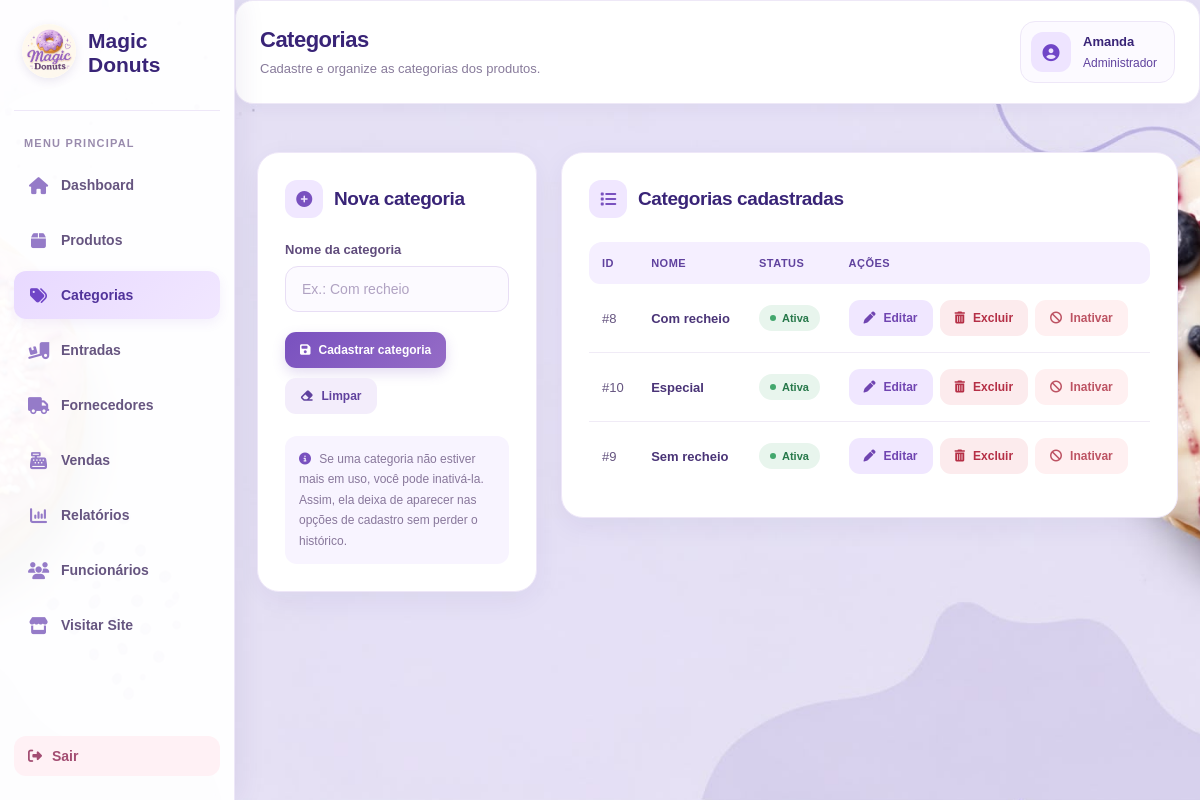
The page /index.php?controller=categoria&action=index (signed in) on the database as committed earlier.
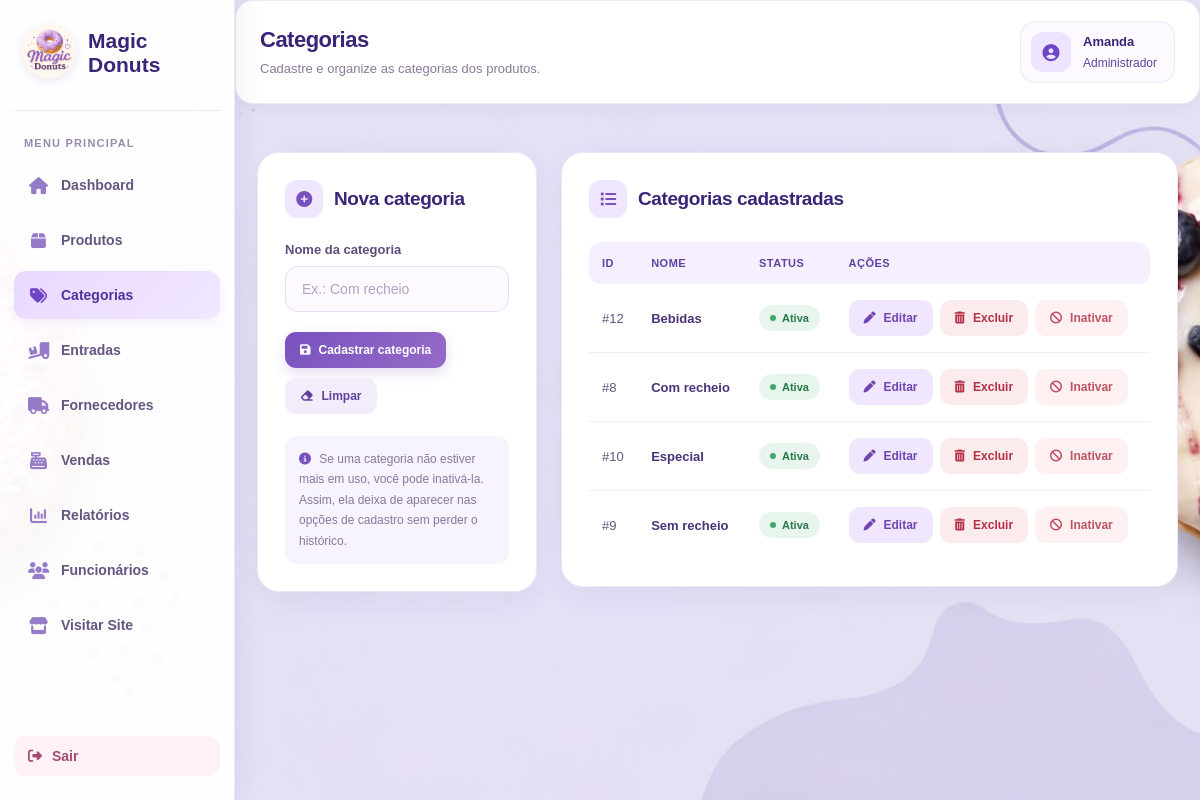
The same page on the database as committed later.
### tables this page shows
CREATE TABLE `categoria` (
  `id` int(11) NOT NULL,
  `nome` varchar(100) NOT NULL,
  `ativo` tinyint(1) NOT NULL DEFAULT 1
);

### controllers/CategoriaController.php (called while the page is built, shortened)
<?php
require_once __DIR__ . '/../models/Categoria.php';
class CategoriaController
{
    public function index(): void
    {
        $categoriaModel = new Categoria();
        $categorias = $categoriaModel->listarTodas();
        $paginaAtual = 'categoria';
        $tituloPagina = 'Categorias';
        require __DIR__ . '/../views/categorias.php';
    }
}

### index.php (called while the page is built, shortened)
<?php
require_once __DIR__ . '/config/db.php';
$controller = $_GET['controller'] ?? 'auth';
$action = $_GET['action'] ?? 'form';
switch ($controller) {
    case 'categoria':
         require_once __DIR__ . '/controllers/CategoriaController.php';
         $c = new CategoriaController();
         break;
}
$c->$action();

### config/db.php (called while the page is built)
<?php
class Database
{
private static $conn = null;
public static function getConnection()
{
    if (self::$conn === null) {
        try {
self::$conn = new PDO(
"mysql:host=localhost;dbname=magicdonuts;charset=utf8mb4",
"root",
"",
    [
    PDO::ATTR_ERRMODE => PDO::ERRMODE_EXCEPTION,
    PDO::ATTR_DEFAULT_FETCH_MODE => PDO::FETCH_ASSOC
    ]
);
} catch (PDOException $e) {
 die("Erro ao conectar ao banco de dados:" . $e->getMessage());
}
}
return self::$conn;
}
}

### models/Categoria.php (called while the page is built, shortened)
<?php
require_once __DIR__ . '/../config/db.php';
class Categoria
{
    private PDO $conn;
    public function __construct()
    {
        $this->conn = Database::getConnection();
    }
    public function listarTodas(): array
    {
        $sql = "SELECT id, nome, ativo
                FROM categoria
                ORDER BY nome";
        return $this->conn->query($sql)->fetchAll(PDO::FETCH_ASSOC);
    }
}

### views/categorias.php (the view, shortened to what the changed rows need)
<?php
require_once __DIR__ . '/layout/inicio.php';
$esc = static function ($valor): string {
    return htmlspecialchars((string) $valor, ENT_QUOTES, 'UTF-8');
};
?>
<div class="categorias-page">
    <div class="categoria-grid">
        <section class="categoria-card">
            <div class="categoria-tabela-wrap">
                <table class="categoria-tabela">
                    <thead>
                        <tr>
                            <th>ID</th>
                            <th>Nome</th>
                            <th>Status</th>
                            <th>Ações</th>
                        </tr>
                    </thead>
                    <tbody>
                        <?php if (empty($categorias)): ?>
                            <tr>
                                <td colspan="4" class="categoria-vazio">
                                    Nenhuma categoria cadastrada.
                                </td>
                            </tr>
                        <?php else: ?>
                            <?php foreach ($categorias as $c): ?>
                                <tr>
                                    <td>#<?= (int) $c['id'] ?></td>
                                    <td>
                                        <strong><?= $esc($c['nome']) ?></strong>
                                    </td>
                                    <td>
                                        <?php if ((int) $c['ativo'] === 1): ?>
                                            <span class="categoria-status ativa">Ativa</span>
                                        <?php else: ?>
                                            <span class="categoria-status inativa">Inativa</span>
                                        <?php endif; ?>
                                    </td>
                                    <td>
                                        <div class="categoria-acoes-tabela">
                                            <a
                                                href="index.php?controller=categoria&action=index&id=<?= (int) $c['id'] ?>"
                                                class="categoria-btn categoria-btn-edit"
                                            >
                                                <i class="fa-solid fa-pen"></i>
                                                Editar
                                            </a>
                                            <form
                                                method="post"
                                                action="index.php?controller=categoria&action=excluir"
                                                class="categoria-form-status"
                                                onsubmit="return confirm('Tem certeza de que deseja excluir definitivamente esta categoria? Esta ação não poderá ser desfeita.');"
                                            >
                                                <button
                                                    type="submit"
                                                    class="categoria-btn categoria-btn-excluir"
                                                >
                                                    <i class="fa-solid fa-trash-can"></i>
                                                    Excluir
                                                </button>
                                            </form>
                                            <form
                                                method="post"
                                                action="index.php?controller=categoria&action=toggle"
                                                class="categoria-form-status"
                                                onsubmit="return confirm('<?= (int) $c['ativo'] === 1 ? 'Deseja inativar' : 'Deseja ativar' ?> esta categoria?');"
                                            >
                                                <?php if ((int) $c['ativo'] === 1): ?>
                                                    <button
                                                        type="submit"
                                                        class="categoria-btn categoria-btn-danger"
                                                    >
                                                        <i class="fa-solid fa-ban"></i>
                                                        Inativar
                                                    </button>
                                                <?php endif; ?>
                                            </form>
                                        </div>
                                    </td>
                                </tr>
                            <?php endforeach; ?>
                        <?php endif; ?>
                    </tbody>
                </table>
            </div>
        </section>
    </div>
</div>
</main>
</div>
</div>
</body>
</html>

### views/layout/inicio.php (shortened to what the changed rows need)
<?php
$paginaAtual = $paginaAtual ?? ($_GET['controller'] ?? 'dashboard');
$tituloPagina = $tituloPagina ?? 'Magic Donuts';
$perfilUsuario = $_SESSION['perfil'] ?? '';
$isAdmin = ($perfilUsuario === 'admin');
$menu = [
    [
        'controller' => 'auth',
        'action' => 'dashboard',
        'titulo' => 'Dashboard',
        'icone' => 'fa-solid fa-house',
        'admin' => false
    ],
    [
        'controller' => 'produto',
        'action' => 'index',
        'titulo' => 'Produtos',
        'icone' => 'fa-solid fa-box',
        'admin' => false
    ],
    [
    'controller' => 'categoria',
    'action' => 'index',
    'titulo' => 'Categorias',
    'icone' => 'fa-solid fa-tags',
    'admin' => true
    ],
    [
        'controller' => 'entrada',
        'action' => 'index',
        'titulo' => 'Entradas',
        'icone' => 'fa-solid fa-truck-ramp-box',
        'admin' => false
    ],
    [
        'controller' => 'fornecedor',
        'action' => 'index',
        'titulo' => 'Fornecedores',
        'icone' => 'fa-solid fa-truck',
        'admin' => true
    ],
    [
        'controller' => 'venda',
        'action' => 'index',
        'titulo' => 'Vendas',
        'icone' => 'fa-solid fa-cash-register',
        'admin' => false
    ],
    [
        'controller' => 'relatorio',
        'action' => 'index',
        'titulo' => 'Relatórios',
        'icone' => 'fa-solid fa-chart-column',
        'admin' => false
    ],
    [
        'controller' => 'usuario',
        'action' => 'index',
        'titulo' => 'Funcionários',
        'icone' => 'fa-solid fa-users',
        'admin' => true
    ],
    [
        'controller' => 'loja',
        'action' => 'index',
        'titulo' => 'Visitar Site',
        'icone' => 'fa-solid fa-store',
        'admin' => false
    ],
];
?>
<!DOCTYPE html>
<html lang="pt-br">
<head>
    <link
        rel="stylesheet"
        href="public/assets/css/style.css"
    >
    <link
        rel="stylesheet"
        href="https://cdnjs.cloudflare.com/ajax/libs/font-awesome/6.5.2/css/all.min.css"
    >
</head>
<body class="dashboard-body painel-dashboard-body">
<div class="painel-layout">
    <aside class="painel-sidebar">
        <div class="painel-brand">
            <h1>Magic Donuts</h1>
        </div>
        <nav class="painel-nav">
            <?php foreach ($menu as $item): ?>
                <?php if (!$item['admin'] || $isAdmin): ?>
                    <?php
                    $ativo = ($paginaAtual === $item['controller']);
                    $url = 'index.php?controller='
                        . urlencode($item['controller'])
                        . '&action='
                        . urlencode($item['action']);
                    ?>
                    <a
                        href="<?= htmlspecialchars($url, ENT_QUOTES, 'UTF-8') ?>"
                        class="<?= $ativo ? 'active' : '' ?>"
                        <?= $item['controller'] === 'loja'
                            ? 'target="_blank" rel="noopener noreferrer"'
                            : '' ?>
                    >
                        <i class="<?= htmlspecialchars($item['icone'], ENT_QUOTES, 'UTF-8') ?>"></i>
                        <span>
                            <?= htmlspecialchars($item['titulo'], ENT_QUOTES, 'UTF-8') ?>
                        </span>
                    </a>
                <?php endif; ?>
            <?php endforeach; ?>
        </nav>
    </aside>
    <div class="painel-area-principal">
        <header class="painel-topbar">
            <div class="painel-topbar-info">
                <h2>
                    <?= htmlspecialchars($tituloPagina, ENT_QUOTES, 'UTF-8') ?>
                </h2>
            </div>
        </header>
        <main class="painel-content">

Rows that differ between the two databases and show on the page:
added categoria: id "12", nome "Bebidas", ativo "Ativa"
